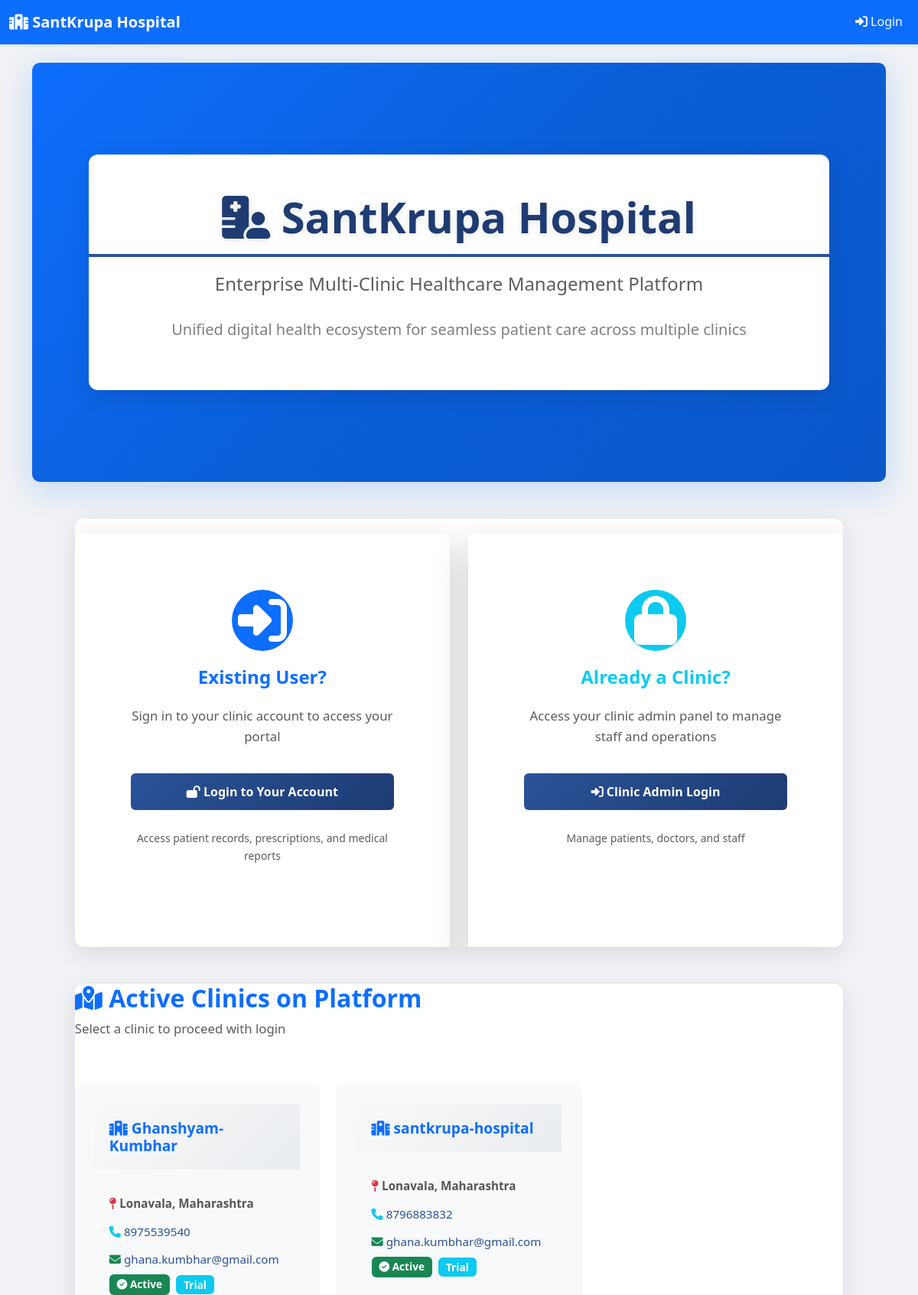
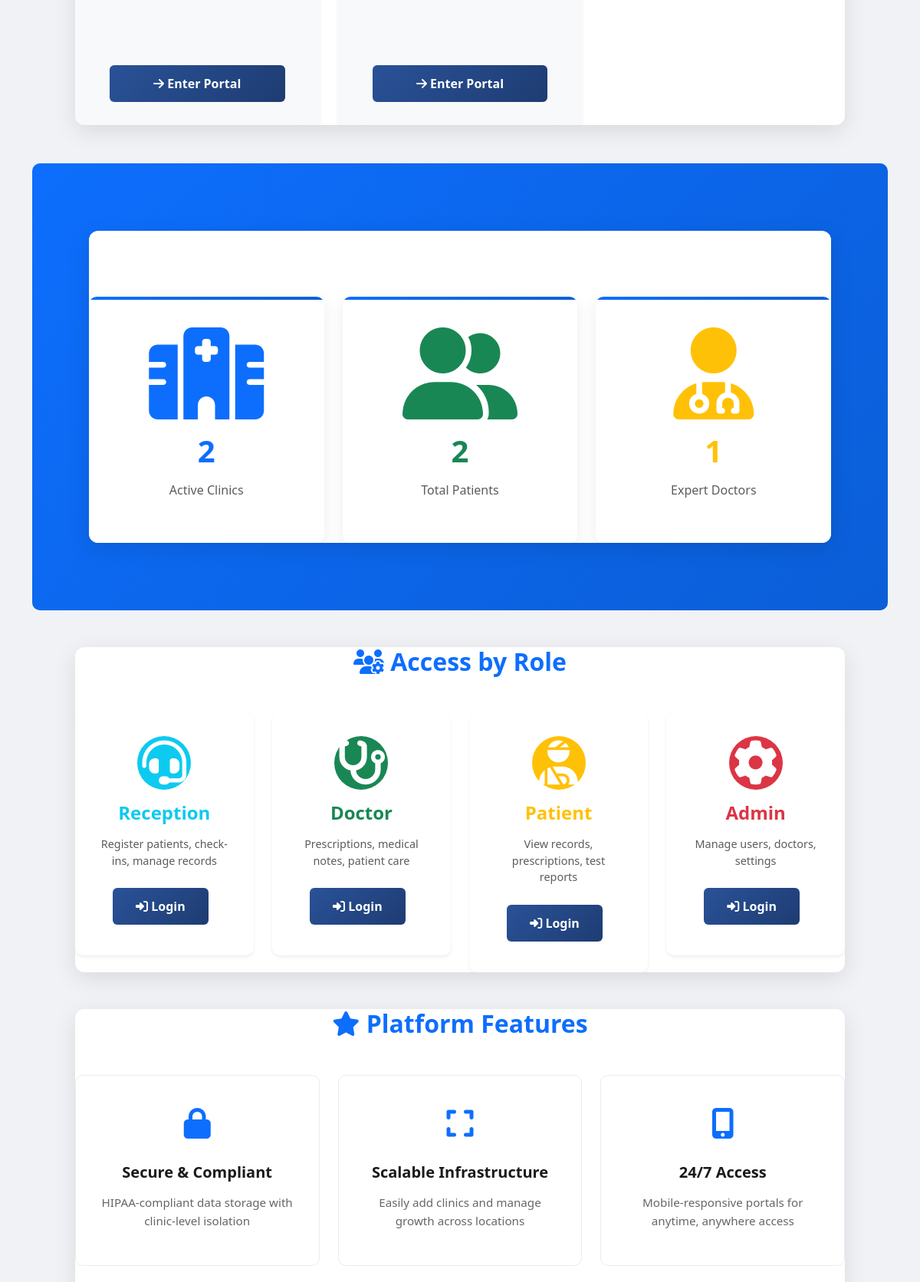
The page / (upper part) on the database its author committed (2 pictures, top to bottom).
### hospital/models.py (models this page shows, shortened)
class Clinic(models.Model):
    name = models.CharField(max_length=255)
    slug = models.SlugField(unique=True, help_text="Used in URLs: /clinic/{slug}/")
    logo = models.ImageField(upload_to='clinic_logos/', null=True, blank=True)
    address = models.TextField()
    city = models.CharField(max_length=100)
    state = models.CharField(max_length=100)
    zip_code = models.CharField(max_length=20)
    phone_number = models.CharField(max_length=15)
    email = models.EmailField()
    website = models.URLField(null=True, blank=True)
    registration_number = models.CharField(max_length=100, unique=True)
    subscription_status = models.CharField(
        max_length=20,
        choices=[
            ('trial', 'Trial'),
            ('active', 'Active'),
            ('expired', 'Expired'),
            ('suspended', 'Suspended'),
        ],
        default='trial'
    )
    max_doctors = models.IntegerField(default=10)
    max_patients = models.IntegerField(default=1000)
    max_receptionists = models.IntegerField(default=5)
    created_at = models.DateTimeField(auto_now_add=True)
    updated_at = models.DateTimeField(auto_now=True)
    is_active = models.BooleanField(default=True)
    class Meta:
        ordering = ['name']
        verbose_name_plural = "Clinics"

### hospital/views.py (the view, shortened to what this page needs)
# urls.py: path('', views.homepage, name='homepage'),
def homepage(request):
    clinic = getattr(request, 'clinic', None)
    clinics = Clinic.objects.filter(is_active=True).order_by('name')
    if clinic:
        total_patients = Patient.objects.all_clinics().filter(clinic=clinic).count()
        total_doctors = Doctor.objects.all_clinics().filter(clinic=clinic).count()
    else:
        total_patients = Patient.objects.all_clinics().count()
        total_doctors = Doctor.objects.all_clinics().count()
    total_clinics = clinics.count()
    context = {
        'total_patients': total_patients,
        'total_doctors': total_doctors,
        'total_clinics': total_clinics,
        'clinics': clinics,
        'clinic': clinic,
    }
    return render(request, 'hospital/homepage.html', context)

### hospital/managers.py (called while the page is built)
    def get_queryset(self):
        return super().get_queryset()

    def all_clinics(self):
        return self.get_queryset()

### hospital/templates/hospital/homepage.html (shortened to what this page needs)
{% extends "hospital/base.html" %}
{% block content %}
<section class="hero-banner mb-5">
    <div class="hero-overlay">
        <div class="container text-center text-white py-5">
            <h1 class="display-3 fw-bold mb-3">
                <i class="fas fa-hospital-user"></i> SantKrupa Hospital
            </h1>
            <p class="lead mb-4">Enterprise Multi-Clinic Healthcare Management Platform</p>
            <p class="fs-5 opacity-75">Unified digital health ecosystem for seamless patient care across multiple clinics</p>
        </div>
    </div>
</section>
<section class="login-cta mb-5">
    <div class="container">
        <div class="row g-4">
            <div class="col-lg-6">
                <div class="card h-100 border-0 shadow-lg login-card">
                    <div class="card-body p-5">
                        <div class="text-center mb-4">
                            <div class="icon-circle bg-primary mx-auto mb-3">
                                <i class="fas fa-sign-in-alt fa-2x text-white"></i>
                            </div>
                            <h3 class="card-title text-primary">Existing User?</h3>
                        </div>
                        <p class="text-muted text-center mb-4">Sign in to your clinic account to access your portal</p>
                        <a href="{% url 'login' %}" class="btn btn-primary btn-lg w-100">
                            <i class="fas fa-lock-open"></i> Login to Your Account
                        </a>
                        <p class="text-center text-muted small mt-3">Access patient records, prescriptions, and medical reports</p>
                    </div>
                </div>
            </div>
            {% if user.is_authenticated and user.role == 'super_admin' %}
            <div class="col-lg-6">
                <div class="card h-100 border-0 shadow-lg registration-card">
                    <div class="card-body p-5">
                        <div class="text-center mb-4">
                            <div class="icon-circle bg-warning mx-auto mb-3">
                                <i class="fas fa-tachometer-alt fa-2x text-white"></i>
                            </div>
                            <h3 class="card-title text-warning">Superadmin Dashboard</h3>
                        </div>
                        <p class="text-muted text-center mb-4">Manage all clinics and monitor platform</p>
                        <a href="{% url 'superadmin_dashboard' %}" class="btn btn-warning btn-lg w-100">
                            <i class="fas fa-cogs"></i> Go to Dashboard
                        </a>
                        <p class="text-center text-muted small mt-3">View all clinics, statistics, and settings</p>
                    </div>
                </div>
            </div>
            <div class="col-lg-6">
                <div class="card h-100 border-0 shadow-lg registration-card">
                    <div class="card-body p-5">
                        <div class="text-center mb-4">
                            <div class="icon-circle bg-success mx-auto mb-3">
                                <i class="fas fa-clinic-medical fa-2x text-white"></i>
                            </div>
                            <h3 class="card-title text-success">Register New Clinic</h3>
                        </div>
                        <p class="text-muted text-center mb-4">Add a new clinic to the SantKrupa platform</p>
                        <a href="{% url 'register_clinic' %}" class="btn btn-success btn-lg w-100">
                            <i class="fas fa-plus-circle"></i> Register Clinic
                        </a>
                        <p class="text-center text-muted small mt-3">Auto-generates admin credentials</p>
                    </div>
                </div>
            </div>
            {% else %}
            <div class="col-lg-6">
                <div class="card h-100 border-0 shadow-lg registration-card">
                    <div class="card-body p-5">
                        <div class="text-center mb-4">
                            <div class="icon-circle bg-info mx-auto mb-3">
                                <i class="fas fa-lock fa-2x text-white"></i>
                            </div>
                            <h3 class="card-title text-info">Already a Clinic?</h3>
                        </div>
                        <p class="text-muted text-center mb-4">Access your clinic admin panel to manage staff and operations</p>
                        <a href="{% url 'login' %}" class="btn btn-info btn-lg w-100">
                            <i class="fas fa-sign-in-alt"></i> Clinic Admin Login
                        </a>
                        <p class="text-center text-muted small mt-3">Manage patients, doctors, and staff</p>
                    </div>
                </div>
            </div>
            {% endif %}
        </div>
    </div>
</section>
<section class="clinics-section mb-5">
    <div class="container">
        <div class="row mb-4">
            <div class="col-12">
                <h2 class="h2 fw-bold text-primary mb-2">
                    <i class="fas fa-map-marked-alt"></i> Active Clinics on Platform
                </h2>
                <p class="text-muted">Select a clinic to proceed with login</p>
            </div>
        </div>
        {% if clinics %}
            <div class="row g-4">
                {% for c in clinics %}
                    <div class="col-md-6 col-lg-4">
                        <div class="card clinic-card h-100 border-0 shadow-sm hover-lift">
                            <div class="card-header bg-light border-0">
                                <h5 class="card-title mb-0 text-primary">
                                    <i class="fas fa-hospital"></i> {{ c.name }}
                                </h5>
                            </div>
                            <div class="card-body">
                                <p class="mb-2">
                                    <i class="fas fa-map-pin text-danger"></i>
                                    <strong>{{ c.city }}, {{ c.state }}</strong>
                                </p>
                                <p class="mb-2">
                                    <i class="fas fa-phone text-info"></i>
                                    <a href="tel:{{ c.phone_number }}" class="text-decoration-none">{{ c.phone_number }}</a>
                                </p>
                                <p class="mb-2">
                                    <i class="fas fa-envelope text-success"></i>
                                    <a href="mailto:{{ c.email }}" class="text-decoration-none">{{ c.email }}</a>
                                </p>
                                <div class="d-flex gap-2 align-items-center">
                                    <span class="badge bg-success">
                                        <i class="fas fa-check-circle"></i> Active
                                    </span>
                                    <span class="badge bg-info">
                                        {{ c.get_subscription_status_display }}
                                    </span>
                                </div>
                            </div>
                            <div class="card-footer bg-light border-0">
                                <button class="btn btn-primary w-100" onclick="redirectToClinicLogin('{{ c.slug }}')">
                                    <i class="fas fa-arrow-right"></i> Enter Portal
                                </button>
                            </div>
                        </div>
                    </div>
                {% endfor %}
            </div>
        {% endif %}
    </div>
</section>
<section class="stats-section py-5 mb-5">
    <div class="container">
        <h2 class="h2 fw-bold text-center text-white mb-5">
            <i class="fas fa-chart-line"></i> Platform Overview
        </h2>
        <div class="row g-4 text-center">
            <div class="col-md-4">
                <div class="stat-card">
                    <div class="stat-icon">
                        <i class="fas fa-hospital fa-3x text-primary"></i>
                    </div>
                    <h3 class="stat-value text-primary fw-bold">{{ clinics|length }}</h3>
                    <p class="stat-label text-muted">Active Clinics</p>
                </div>
            </div>
            <div class="col-md-4">
                <div class="stat-card">
                    <div class="stat-icon">
                        <i class="fas fa-user-friends fa-3x text-success"></i>
                    </div>
                    <h3 class="stat-value text-success fw-bold">{{ total_patients }}</h3>
                    <p class="stat-label text-muted">Total Patients</p>
                </div>
            </div>
            <div class="col-md-4">
                <div class="stat-card">
                    <div class="stat-icon">
                        <i class="fas fa-user-md fa-3x text-warning"></i>
                    </div>
                    <h3 class="stat-value text-warning fw-bold">{{ total_doctors }}</h3>
                    <p class="stat-label text-muted">Expert Doctors</p>
                </div>
            </div>
        </div>
    </div>
</section>
<section class="roles-section mb-5">
    <div class="container">
        <h2 class="h2 fw-bold text-center text-primary mb-5">
            <i class="fas fa-users-cog"></i> Access by Role
        </h2>
        <div class="row g-4">
            <div class="col-md-6 col-lg-3">
                <div class="role-card text-center border-0 shadow-sm">
                    <div class="role-icon bg-info">
                        <i class="fas fa-headset fa-2x"></i>
                    </div>
                    <h4 class="mt-3 text-info">Reception</h4>
                    <p class="text-muted small">Register patients, check-ins, manage records</p>
                    <a href="{% url 'login' %}" class="btn btn-outline-info btn-sm">
                        <i class="fas fa-sign-in-alt"></i> Login
                    </a>
                </div>
            </div>
            <div class="col-md-6 col-lg-3">
                <div class="role-card text-center border-0 shadow-sm">
                    <div class="role-icon bg-success">
                        <i class="fas fa-stethoscope fa-2x"></i>
                    </div>
                    <h4 class="mt-3 text-success">Doctor</h4>
                    <p class="text-muted small">Prescriptions, medical notes, patient care</p>
                    <a href="{% url 'login' %}" class="btn btn-outline-success btn-sm">
                        <i class="fas fa-sign-in-alt"></i> Login
                    </a>
                </div>
            </div>
            <div class="col-md-6 col-lg-3">
                <div class="role-card text-center border-0 shadow-sm">
                    <div class="role-icon bg-warning">
                        <i class="fas fa-user-injured fa-2x"></i>
                    </div>
                    <h4 class="mt-3 text-warning">Patient</h4>
                    <p class="text-muted small">View records, prescriptions, test reports</p>
                    <a href="{% url 'login' %}" class="btn btn-outline-warning btn-sm">
                        <i class="fas fa-sign-in-alt"></i> Login
                    </a>
                </div>
            </div>
            <div class="col-md-6 col-lg-3">
                <div class="role-card text-center border-0 shadow-sm">
                    <div class="role-icon bg-danger">
                        <i class="fas fa-cog fa-2x"></i>
                    </div>
                    <h4 class="mt-3 text-danger">Admin</h4>
                    <p class="text-muted small">Manage users, doctors, settings</p>
                    <a href="{% url 'login' %}" class="btn btn-outline-danger btn-sm">
                        <i class="fas fa-sign-in-alt"></i> Login
                    </a>
                </div>
            </div>
        </div>
    </div>
</section>
<section class="features-section mb-5">
    <div class="container">
        <h2 class="h2 fw-bold text-center text-primary mb-5">
            <i class="fas fa-star"></i> Platform Features
        </h2>
        <div class="row g-4">
            <div class="col-md-6 col-lg-4">
                <div class="feature-card">
                    <div class="feature-icon"><i class="fas fa-lock"></i></div>
                    <h5>Secure & Compliant</h5>
                    <p>HIPAA-compliant data storage with clinic-level isolation</p>
                </div>
            </div>
            <div class="col-md-6 col-lg-4">
                <div class="feature-card">
                    <div class="feature-icon"><i class="fas fa-expand"></i></div>
                    <h5>Scalable Infrastructure</h5>
                    <p>Easily add clinics and manage growth across locations</p>
                </div>
            </div>
            <div class="col-md-6 col-lg-4">
                <div class="feature-card">
                    <div class="feature-icon"><i class="fas fa-mobile-alt"></i></div>
                    <h5>24/7 Access</h5>
                    <p>Mobile-responsive portals for anytime, anywhere access</p>
                </div>
            </div>
        </div>
    </div>
</section>
{% endblock %}

### rows shown on the page
Clinic: name "Ghanshyam-Kumbhar", city "Lonavala", state "Maharashtra", phone_number "8975539540", email "ghana.kumbhar@gmail.com", subscription_status "Trial"
Clinic: name "santkrupa-hospital", city "Lonavala", state "Maharashtra", phone_number "8796883832", email "ghana.kumbhar@gmail.com", subscription_status "Trial"

### other values the page prints
{{ clinics|length }} "2"
{{ total_patients }} "2"
{{ total_doctors }} "1"
